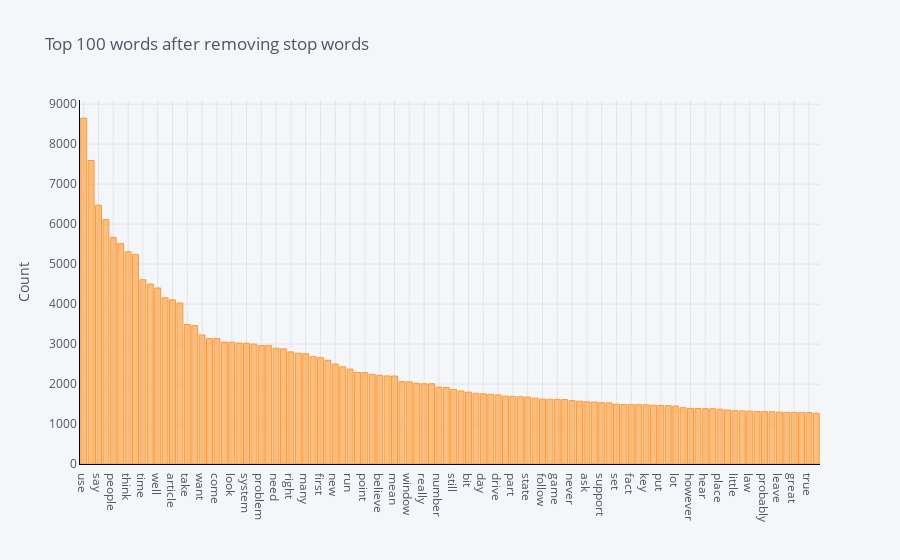

The notebook cell saved with this chart:
### Markdown cell above
# Basic text analysis

### Code cell
from pycaret.nlp import setup, create_model, plot_model

nlp_setup = setup(newsgroups_train['data'], custom_stopwords=['ax', 'edu', 'com', 'write'])
plot_model(model=None, plot='frequency')

### Figure 1 — Plotly figure (JSON) as saved in the notebook; plotly's stock layout.template omitted (floating-point values rounded to 4 significant figures)
{"data": [{"marker": {"color": "rgba(255, 153, 51, 0.6)", "line": {"color": "rgba(255, 153, 51, 1.0)", "width": 1}}, "name": "count", "orientation": "v", "text": "", "type": "bar", "x": ["use", "get", "say", "know", "people", "make", "think", "go", "time", "see", "well", "also", "article", "good", "take", "work", "want", "even", "come", "thing", "look", "give", "system", "way", "problem", "year", "need", "find", "right", "much", "many", "try", "first", "file", "new", "call", "run", "tell", "point", "question", "believe", "seem", "mean", "program", "window", "include", "really", "post", "number", "read", "still", "case", "bit", "help", "day", "start", "drive", "back", "part", "long", "state", "information", "follow", "government", "game", "let", "never", "car", "ask", "line", "support", "sure", "set", "thank", "fact", "name", "key", "group", "put", "send", "lot", "show", "however", "keep", "hear", "change", "place", "reason", "little", "base", "law", "end", "probably", "bad", "leave", "course", "great", "happen", "true", "team"], "y": [8649, 7592, 6474, 6112, 5666, 5512, 5310, 5242, 4610, 4499, 4403, 4157, 4108, 4028, 3489, 3462, 3227, 3138, 3138, 3049, 3047, 3026, 3020, 3000, 2961, 2959, 2897, 2881, 2803, 2771, 2758, 2684, 2658, 2594, 2500, 2431, 2374, 2290, 2287, 2243, 2218, 2203, 2200, 2062, 2057, 2021, 2007, 2007, 1923, 1916, 1867, 1827, 1798, 1768, 1755, 1741, 1728, 1697, 1691, 1680, 1674, 1645, 1623, 1618, 1617, 1613, 1585, 1572, 1555, 1548, 1531, 1530, 1496, 1488, 1484, 1482, 1482, 1467, 1465, 1458, 1450, 1408, 1392, 1387, 1384, 1383, 1369, 1350, 1334, 1330, 1321, 1314, 1312, 1307, 1298, 1293, 1292, 1292, 1287, 1269]}], "layout": {"legend": {"bgcolor": "#F5F6F9", "font": {"color": "#4D5663"}}, "paper_bgcolor": "#F5F6F9", "plot_bgcolor": "#F5F6F9", "title": {"font": {"color": "#4D5663"}, "text": "Top 100 words after removing stop words"}, "xaxis": {"gridcolor": "#E1E5ED", "linecolor": "black", "showgrid": true, "tickfont": {"color": "#4D5663"}, "title": {"font": {"color": "#4D5663"}, "text": ""}, "zerolinecolor": "#E1E5ED"}, "yaxis": {"gridcolor": "#E1E5ED", "linecolor": "black", "showgrid": true, "tickfont": {"color": "#4D5663"}, "title": {"font": {"color": "#4D5663"}, "text": "Count"}, "zerolinecolor": "#E1E5ED"}}}
